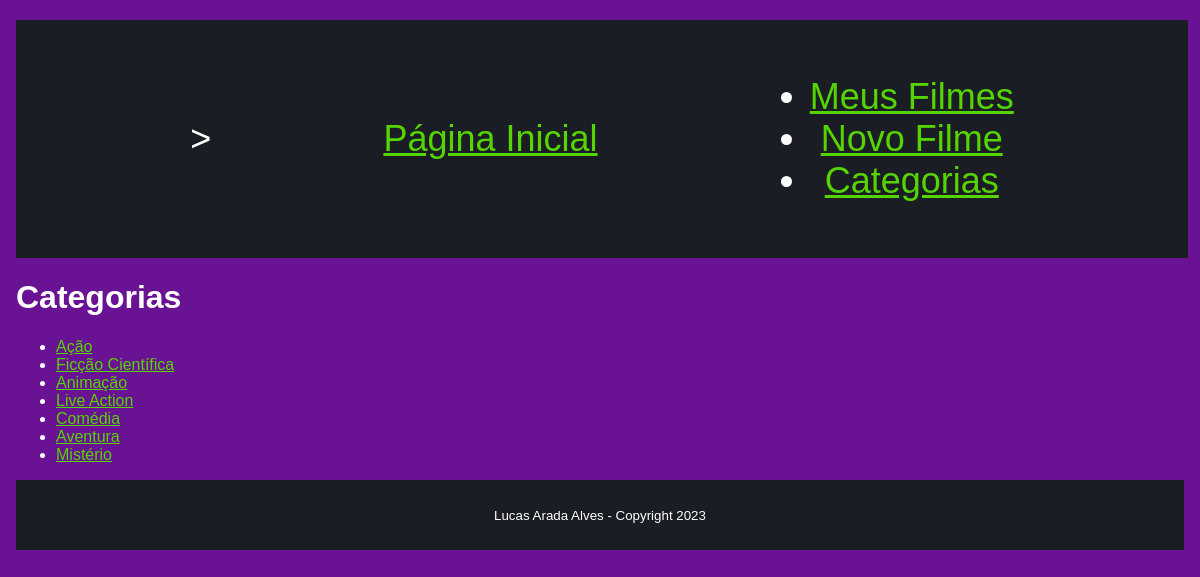
Page /categories/ on the committed database.
### sitePages/models.py (models this page shows, shortened)
class Category(models.Model):
    name = models.CharField(max_length=100)

### sitePages/views.py (the view)
# urls.py: path('categories/', views.categoryList, name='categoryList'),
def categoryList(request):
    categories = Category.objects.all()
    return render(request, 'sitePages/categoryList.html', {'categories': categories})

### sitePages/templates/sitePages/categoryList.html
{% extends 'base.html' %}
{% block content %}
  <h1>Categorias</h1>
  <ul>
    {% for category in categories %}
      <li><a href="{% url 'categoryDetail' pk=category.id %}">{{ category.name }}</a></li>
    {% endfor %}
  </ul>
{% endblock %}

### sitePages/templates/base.html (style rules this page uses)
html { display: grid; }
body { font-family: 'Arial', sans-serif; margin: 0; padding: 20px 1em 20px 1em; background-color: #691394; color: #fff; }
a { color: #55d400; transition: color 0.3s; }

### rows in the picture
Category: name "Ação"
Category: name "Ficção Científica"
Category: name "Animação"
Category: name "Live Action"
Category: name "Comédia"
Category: name "Aventura"
Category: name "Mistério"
